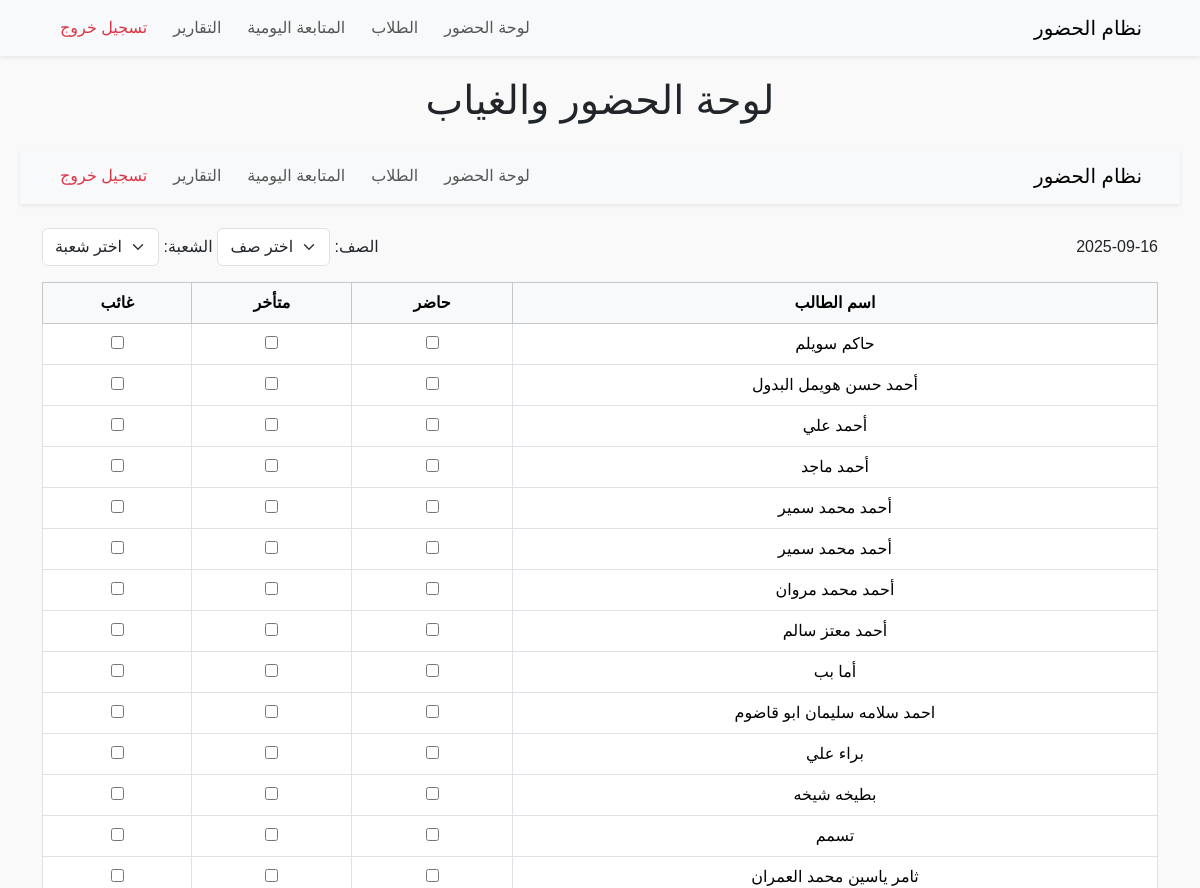
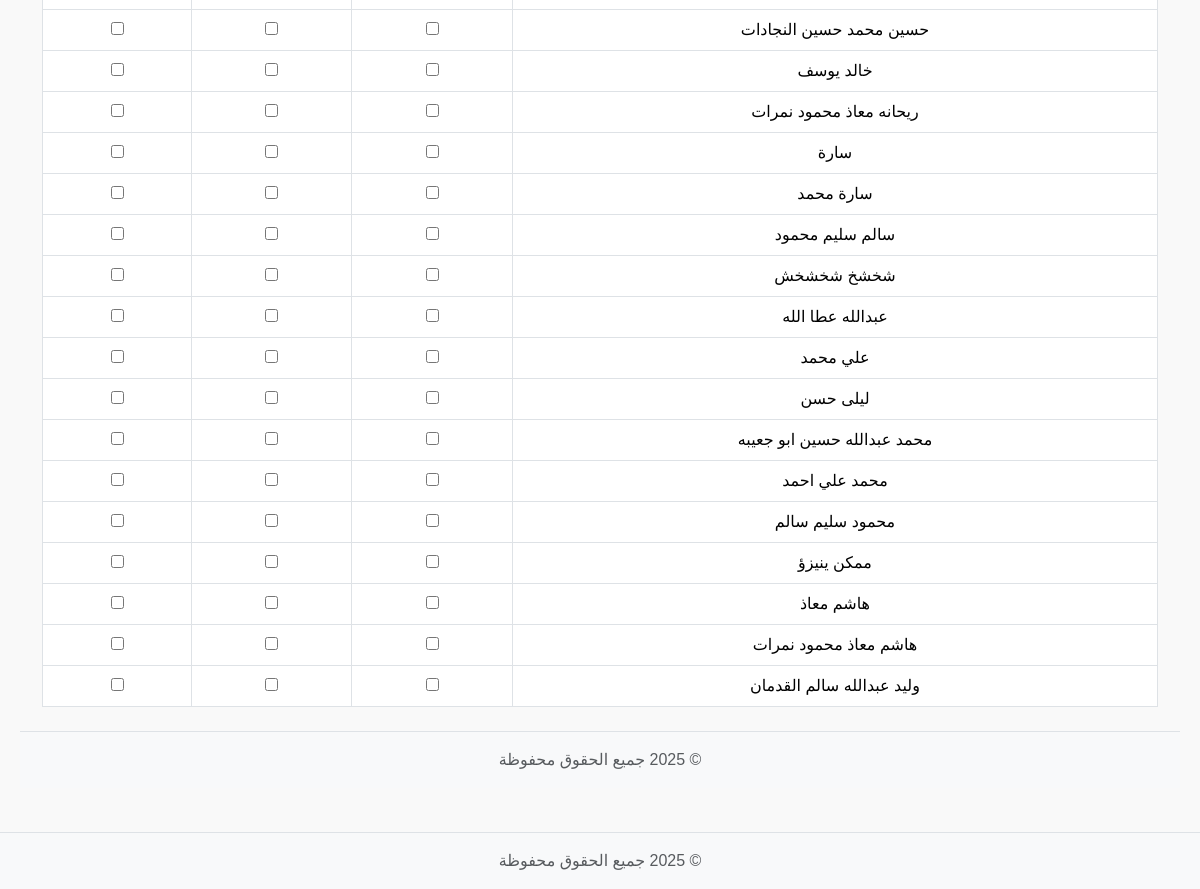
Before: / with the older database file (2 pictures, top to bottom).
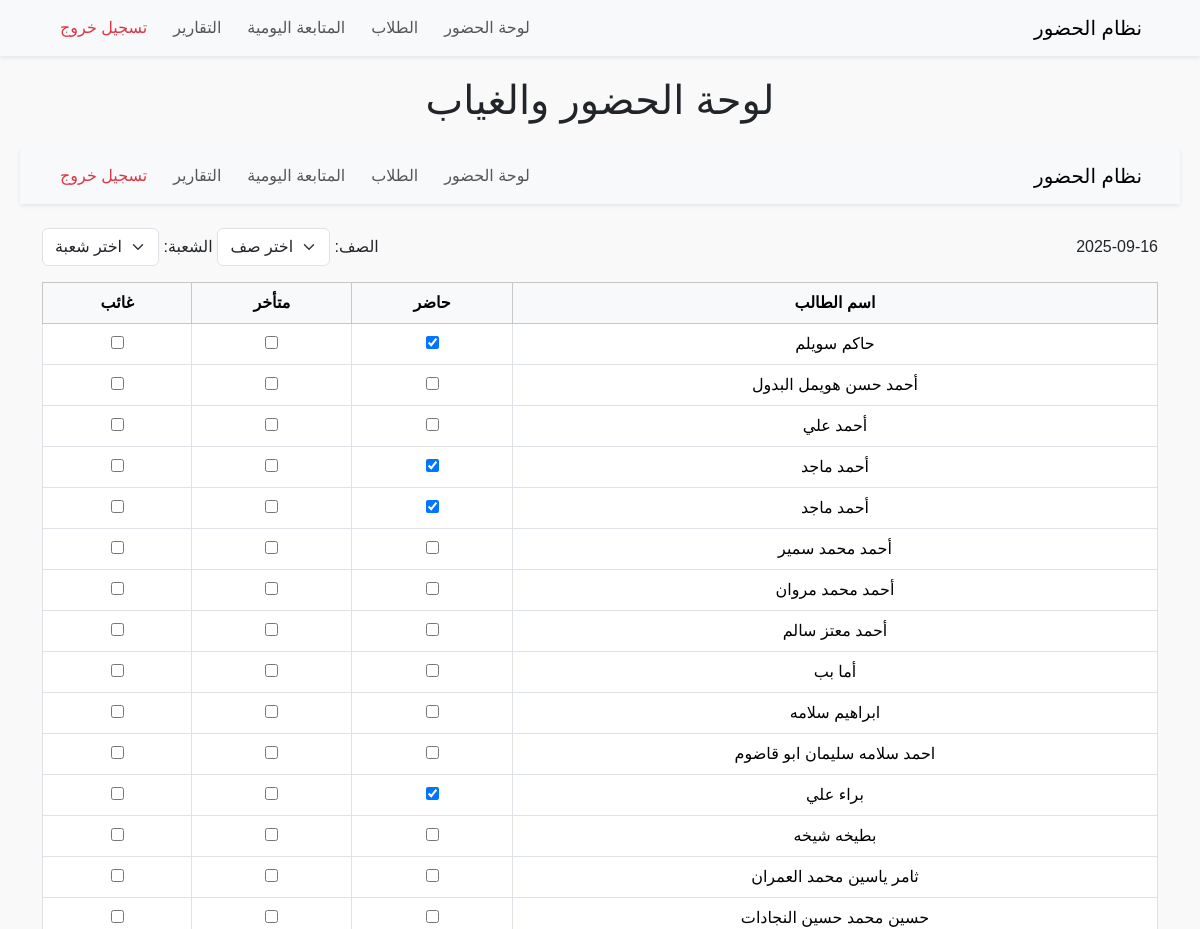
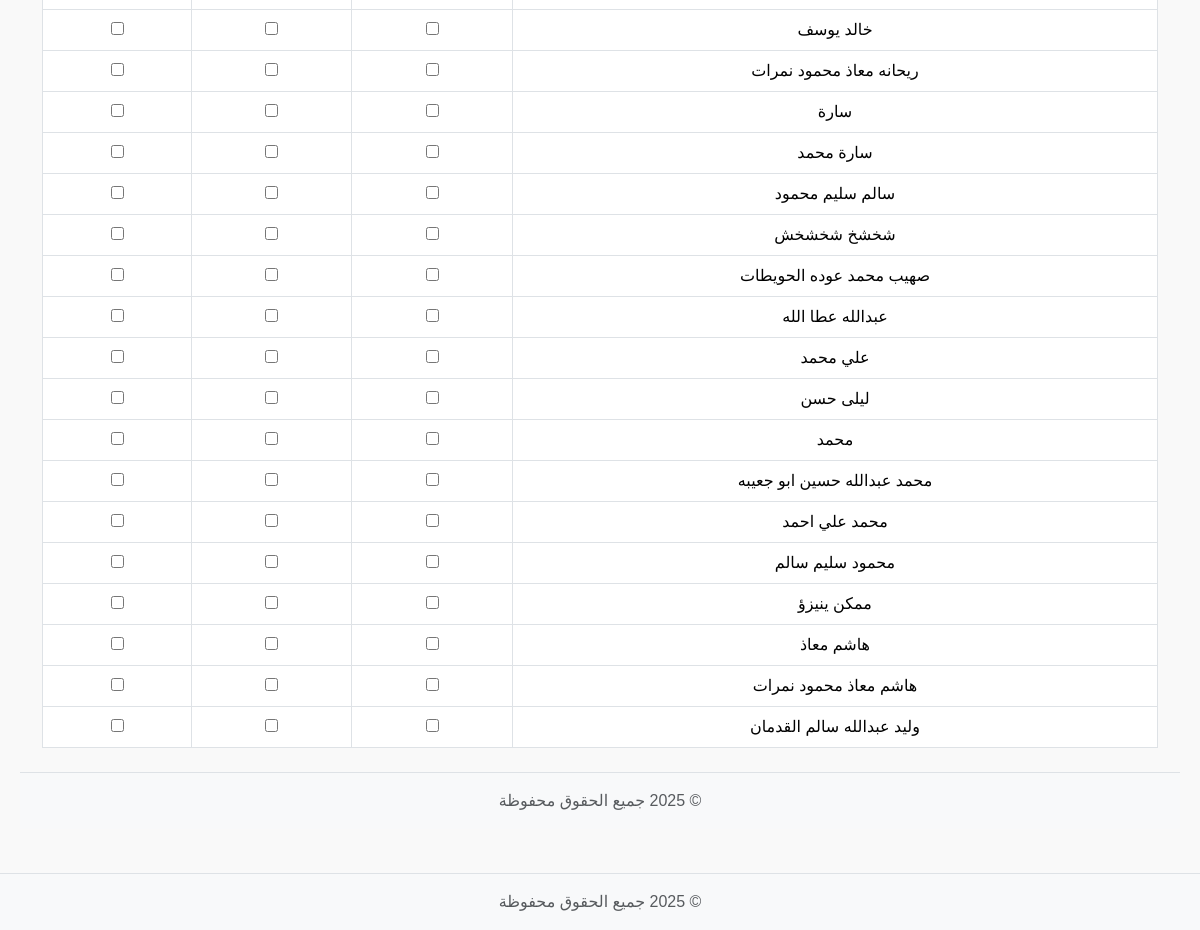
After: the same page with the newer database file (2 pictures, top to bottom).
### tables this page shows
CREATE TABLE students (
    id INTEGER PRIMARY KEY AUTOINCREMENT,
    student_name TEXT NOT NULL,
    username TEXT,
    password TEXT
, class_name TEXT, section TEXT);

CREATE TABLE attendance (
    id INTEGER PRIMARY KEY AUTOINCREMENT,
    student_id INTEGER NOT NULL,
    date TEXT NOT NULL,
    status TEXT NOT NULL,  -- 'present', 'late', 'absent'
    FOREIGN KEY(student_id) REFERENCES students(id)
);

### attendance.py (the view)
def dashboard():
    conn = get_db_connection()
    today = date.today().isoformat()
    students = conn.execute('''
        SELECT s.id, s.student_name, a.status
        FROM students s
        LEFT JOIN attendance a
        ON s.id = a.student_id AND a.date = ?
        ORDER BY s.student_name
    ''', (today,)).fetchall()
    conn.close()
    return render_template('dashboard.html', students=students, today=today)

### db.py (called while the page is built)
def get_db_connection():
    conn = sqlite3.connect(DB_PATH)
    conn.row_factory = sqlite3.Row
    return conn

### templates/dashboard.html
{% include 'partials/header.html' %}
{% include 'partials/navbar.html' %}
<main>
    <h1 class="text-center mb-4">لوحة الحضور والغياب</h1>
    {% include 'partials/dashboard_table.html' %}
</main>
{% include 'partials/footer.html' %}

### templates/partials/dashboard_table.html (shortened to what this page needs)
{% include 'partials/header.html' %}
{% include 'partials/navbar.html' %}
<div class="container mt-4">
    <div class="d-flex justify-content-between mb-3 align-items-center">
        <div id="today">
            {{ today }}
        </div>
        <div>
            <label>الصف:</label>
            <select id="classSelect" class="form-select d-inline-block w-auto">
                <option value="">اختر صف</option>
            </select>
            <label>الشعبة:</label>
            <select id="sectionSelect" class="form-select d-inline-block w-auto">
                <option value="">اختر شعبة</option>
            </select>
        </div>
    </div>
    <table class="table table-bordered text-center" id="attendanceTable">
        <thead class="table-light sticky-top">
            <tr>
                <th>اسم الطالب</th>
                <th>حاضر</th>
                <th>متأخر</th>
                <th>غائب</th>
            </tr>
        </thead>
        <tbody>
            {% for student in students|sort(attribute='student_name') %}
            <tr data-class="{{ student.class_name }}" data-section="{{ student.section }}">
                <td>{{ student.student_name }}</td>
                <td>
                    <input type="checkbox" class="attendance-checkbox"
                           data-student-id="{{ student.id }}"
                           data-status="present"
                           {% if student.status == 'present' %}checked{% endif %}>
                </td>
                <td>
                    <input type="checkbox" class="attendance-checkbox"
                           data-student-id="{{ student.id }}"
                           data-status="late"
                           {% if student.status == 'late' %}checked{% endif %}>
                </td>
                <td>
                    <input type="checkbox" class="attendance-checkbox"
                           data-student-id="{{ student.id }}"
                           data-status="absent"
                           {% if student.status == 'absent' %}checked{% endif %}>
                </td>
            </tr>
            {% endfor %}
        </tbody>
    </table>
</div>
{% include 'partials/footer.html' %}

Changed rows visible on the page:
no longer on this page (row unchanged): students: student_name "حاكم سويلم"
no longer on this page (row unchanged): students: student_name "أحمد ماجد"
removed students: student_name "أحمد محمد سمير"
no longer on this page (row unchanged): students: student_name "براء علي"
removed students: student_name "تسمم"
added attendance: student_name "حاكم سويلم", status "☑"
added attendance: student_name "أحمد ماجد", status "☑"
added attendance: student_name "أحمد ماجد", status "☑"
added students: student_name "ابراهيم سلامه"
added attendance: student_name "براء علي", status "☑"
added students: student_name "صهيب محمد عوده الحويطات"
added students: student_name "محمد"
